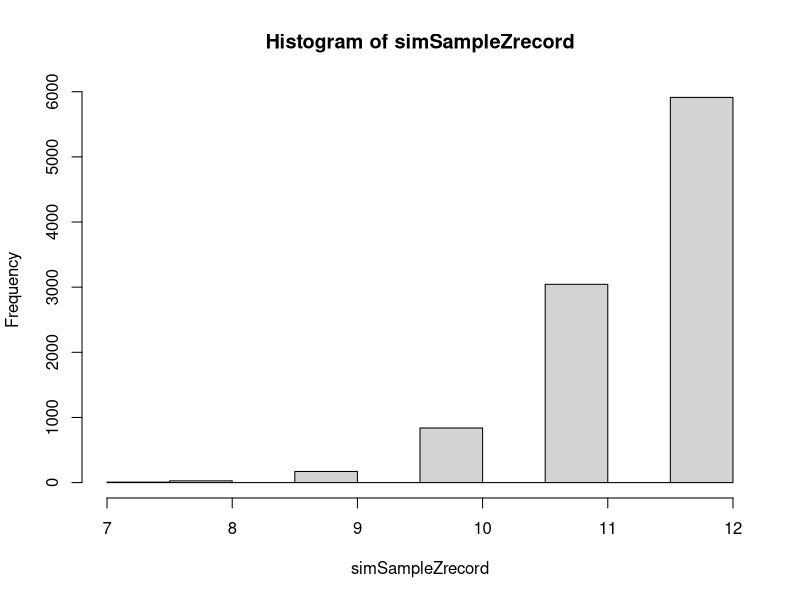

R code for this plot:
# Specify known values of prior and actual data.
priorA = 100
priorB = 1
actualDataZ  = 8
actualDataN  = 12
# Compute posterior parameter values.
postA = priorA + actualDataZ
postB = priorB + actualDataN - actualDataZ
# Number of flips in a simulated sample should match the actual sample size:
simSampleSize = actualDataN
# Designate an arbitrarily large number of simulated samples.
nSimSamples = 10000
# Set aside a vector in which to store the simulation results.
simSampleZrecord = vector( length=nSimSamples )
# Now generate samples from the posterior.
for ( sampleIdx in 1:nSimSamples ) {
	# Generate a theta value for the new sample from the posterior.
	sampleTheta = rbeta( 1 , postA , postB )
	# Generate a sample, using sampleTheta.
	sampleData = sample( x=c(0,1) , prob=c( 1-sampleTheta , sampleTheta ) ,
                          size=simSampleSize , replace=TRUE )
	# Store the number of heads in sampleData.
	simSampleZrecord[ sampleIdx ] = sum( sampleData )
}
# Make a histogram of the number of heads in the samples.
hist( simSampleZrecord )
                   # Kruschke, J. K. (2011). Doing Bayesian data analysis: A
                   # Tutorial with R and BUGS. Academic Press / Elsevier.